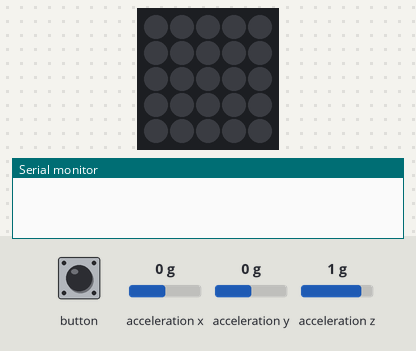
A sketch run on a simulated ESP32. Shown: 5×5 RGB LED matrix (first LED top left, wired row by row), the last lines printed to the serial monitor. The inputs (shaded band) are chosen by the test bench; at power-on: acceleration z 1 g, acceleration x 0 g, acceleration y 0 g. Dim RGB values are drawn brighter than linear.

Above: at 1.2 s.
1.3 s: button pressed for 0.15 s
At 1.45 s:
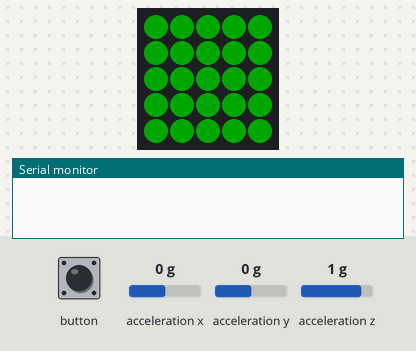
2.0 s: button pressed for 1 s
At 3.26 s:
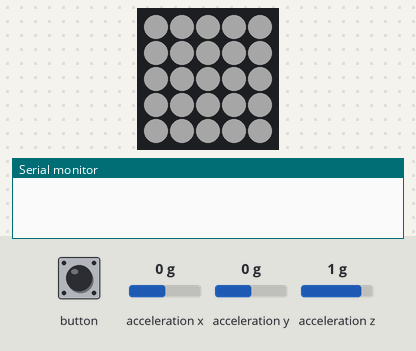
3.6 s: button set LOW
At 4.46 s:
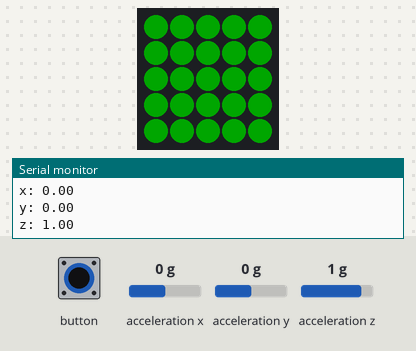
5.8 s: acceleration z set to -1.4 g
7.3 s: acceleration z set to -0.2 g
8.8 s: acceleration z set to 0.1 g
Timing chart, 0 to 11.8 s (numbered marks = the images above; inputs shaded):
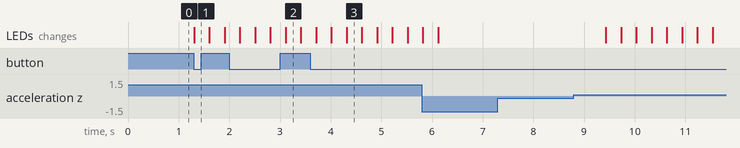

The sketch:

blinking_code.ino
```cpp
#include "M5Atom.h"
#include <FastLED.h>

CRGB leds[NUM_LEDS];

uint32_t colors[] = {0x00FF00, 0xffffff, 0x707070, 0x0000f0}; //array  of colors
int array_size = 4;

int bottom_offset = 20;
const int ledpin=21;
int FSM = 0;

uint32_t black_color = 0x000000;

bool switch_flag = true;

int delay_period = 300;

  float accX, accY, accZ;
  int x, y;

int oldX, oldY;

void setup() {
  Serial.begin(115200);

  M5.begin(true, false, true);
  M5.IMU.Init();
  oldX = -1;
  oldY = -1;
}

void loop()
{

    switch (FSM)
    {
      case 0:
      {
        M5.dis.fillpix(black_color);
           if (M5.Btn.wasPressed())
        {
          FSM++;
        }
      break;
      }

      case 1:
{
      while (FSM==1)
      {
        M5.dis.fillpix(colors[0]); // turn on color
        delay(delay_period);
        M5.dis.fillpix(black_color); //turn off color
        delay(delay_period);
        if (M5.Btn.wasPressed())
        {
          FSM++;
          break;
        }
        break;
      }
      break;

}
      case 2:
{
      while(FSM==2)
      {
        M5.dis.fillpix(colors[1]); // turn on color
        delay(delay_period);
        M5.dis.fillpix(black_color); //turn off color
        delay(delay_period);
          if (M5.Btn.wasPressed())
        {
          FSM++;
          break;
        }
        break;
      }
      break;
}

case 3:
{
  while(FSM==3) {
  float accX, accY, accZ;
  int x, y;

  M5.IMU.getAccelData(&accX, &accY, &accZ);
  x = constrain(accX * 5 + 2, 0, 4);
  y = constrain(accY * 5 + 2, 0, 4);
  Serial.print("x: ");
  Serial.println(accX);
  Serial.print("y: ");
  Serial.println(accX);
  Serial.print("z: ");
  Serial.println(accZ);
  if (accZ< -0.1)
  {
    M5.dis.fillpix(0x00FF00);
    delay(500);
  }
else {
    {
        M5.dis.fillpix(colors[0]); // turn on color
        delay(delay_period);
        M5.dis.fillpix(black_color); //turn off color
        delay(delay_period);
        if (M5.Btn.wasPressed())
        {
          FSM++;
          break;
        }
        break;
      }
      break;
}
  delay(100);
  if (M5.Btn.wasPressed())
        {
          FSM++;
          break;
        }
 break;
  }
  break;
}


case 4:
{
  while(FSM==4) {
  float accX, accY, accZ;
  int x, y;

  M5.IMU.getAccelData(&accX, &accY, &accZ);

  if (accZ < -0.1)
  {
    M5.dis.fillpix(0xffffff);
    delay(500);
  }
else {
    {
        M5.dis.fillpix(colors[1]); // turn on color
        delay(delay_period);
        M5.dis.fillpix(black_color); //turn off color
        delay(delay_period);
        if (M5.Btn.wasPressed())
        {
          FSM++;
          break;
        }
        break;
      }
      break;
}
  delay(100);
  if (M5.Btn.wasPressed())
        {
          FSM++;
          break;
        }
 break;
  }
  break;
}

case 5:
{
  FSM=0;
  break;
}

}
    M5.update(); //always have this here

}
```

Measured:
- after the input at 1.3 s, the LEDs: change at once (image 1)
- after the input at 2.0 s, the LEDs: first differ from a run without the input after 1.1 s (image 2)
- after the input at 3.6 s, the LEDs: first differ from a run without the input after 0.71 s (image 3)
